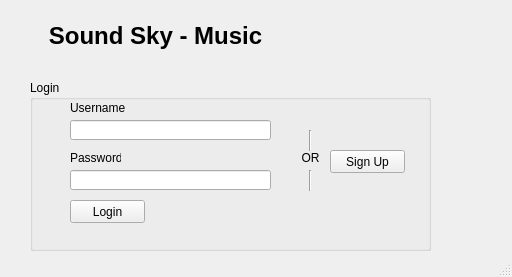
<?xml version="1.0" encoding="UTF-8"?>
<ui version="4.0">
 <class>MusicPlayer</class>
 <widget class="QMainWindow" name="MusicPlayer">
  <property name="geometry">
   <rect>
    <x>0</x>
    <y>0</y>
    <width>512</width>
    <height>277</height>
   </rect>
  </property>
  <property name="windowTitle">
   <string>Login</string>
  </property>
  <widget class="QWidget" name="centralwidget">
   <widget class="QLabel" name="label">
    <property name="geometry">
     <rect>
      <x>20</x>
      <y>10</y>
      <width>271</width>
      <height>51</height>
     </rect>
    </property>
    <property name="font">
     <font>
      <pointsize>18</pointsize>
      <weight>75</weight>
      <bold>true</bold>
     </font>
    </property>
    <property name="autoFillBackground">
     <bool>true</bool>
    </property>
    <property name="text">
     <string>Sound Sky - Music</string>
    </property>
    <property name="alignment">
     <set>Qt::AlignCenter</set>
    </property>
   </widget>
   <widget class="QGroupBox" name="groupBox">
    <property name="geometry">
     <rect>
      <x>30</x>
      <y>80</y>
      <width>401</width>
      <height>171</height>
     </rect>
    </property>
    <property name="title">
     <string>Login</string>
    </property>
    <widget class="QLineEdit" name="username_field">
     <property name="geometry">
      <rect>
       <x>40</x>
       <y>40</y>
       <width>201</width>
       <height>20</height>
      </rect>
     </property>
    </widget>
    <widget class="QLineEdit" name="passwordField">
     <property name="geometry">
      <rect>
       <x>40</x>
       <y>90</y>
       <width>201</width>
       <height>20</height>
      </rect>
     </property>
    </widget>
    <widget class="QLabel" name="label_2">
     <property name="geometry">
      <rect>
       <x>40</x>
       <y>20</y>
       <width>61</width>
       <height>16</height>
      </rect>
     </property>
     <property name="text">
      <string>Username</string>
     </property>
    </widget>
    <widget class="QLabel" name="label_3">
     <property name="geometry">
      <rect>
       <x>40</x>
       <y>70</y>
       <width>51</width>
       <height>16</height>
      </rect>
     </property>
     <property name="text">
      <string>Password</string>
     </property>
    </widget>
    <widget class="QPushButton" name="loginBtn">
     <property name="geometry">
      <rect>
       <x>40</x>
       <y>120</y>
       <width>75</width>
       <height>23</height>
      </rect>
     </property>
     <property name="text">
      <string>Login</string>
     </property>
    </widget>
    <widget class="QLabel" name="label_4">
     <property name="geometry">
      <rect>
       <x>270</x>
       <y>70</y>
       <width>21</width>
       <height>16</height>
      </rect>
     </property>
     <property name="text">
      <string>OR</string>
     </property>
     <property name="alignment">
      <set>Qt::AlignCenter</set>
     </property>
    </widget>
    <widget class="QPushButton" name="signupBtn">
     <property name="geometry">
      <rect>
       <x>300</x>
       <y>70</y>
       <width>75</width>
       <height>23</height>
      </rect>
     </property>
     <property name="text">
      <string>Sign Up</string>
     </property>
    </widget>
    <widget class="Line" name="line">
     <property name="geometry">
      <rect>
       <x>270</x>
       <y>50</y>
       <width>20</width>
       <height>21</height>
      </rect>
     </property>
     <property name="orientation">
      <enum>Qt::Vertical</enum>
     </property>
    </widget>
    <widget class="Line" name="line_2">
     <property name="geometry">
      <rect>
       <x>270</x>
       <y>90</y>
       <width>20</width>
       <height>21</height>
      </rect>
     </property>
     <property name="orientation">
      <enum>Qt::Vertical</enum>
     </property>
    </widget>
   </widget>
  </widget>
  <widget class="QStatusBar" name="statusbar"/>
 </widget>
 <resources/>
 <connections/>
</ui>
